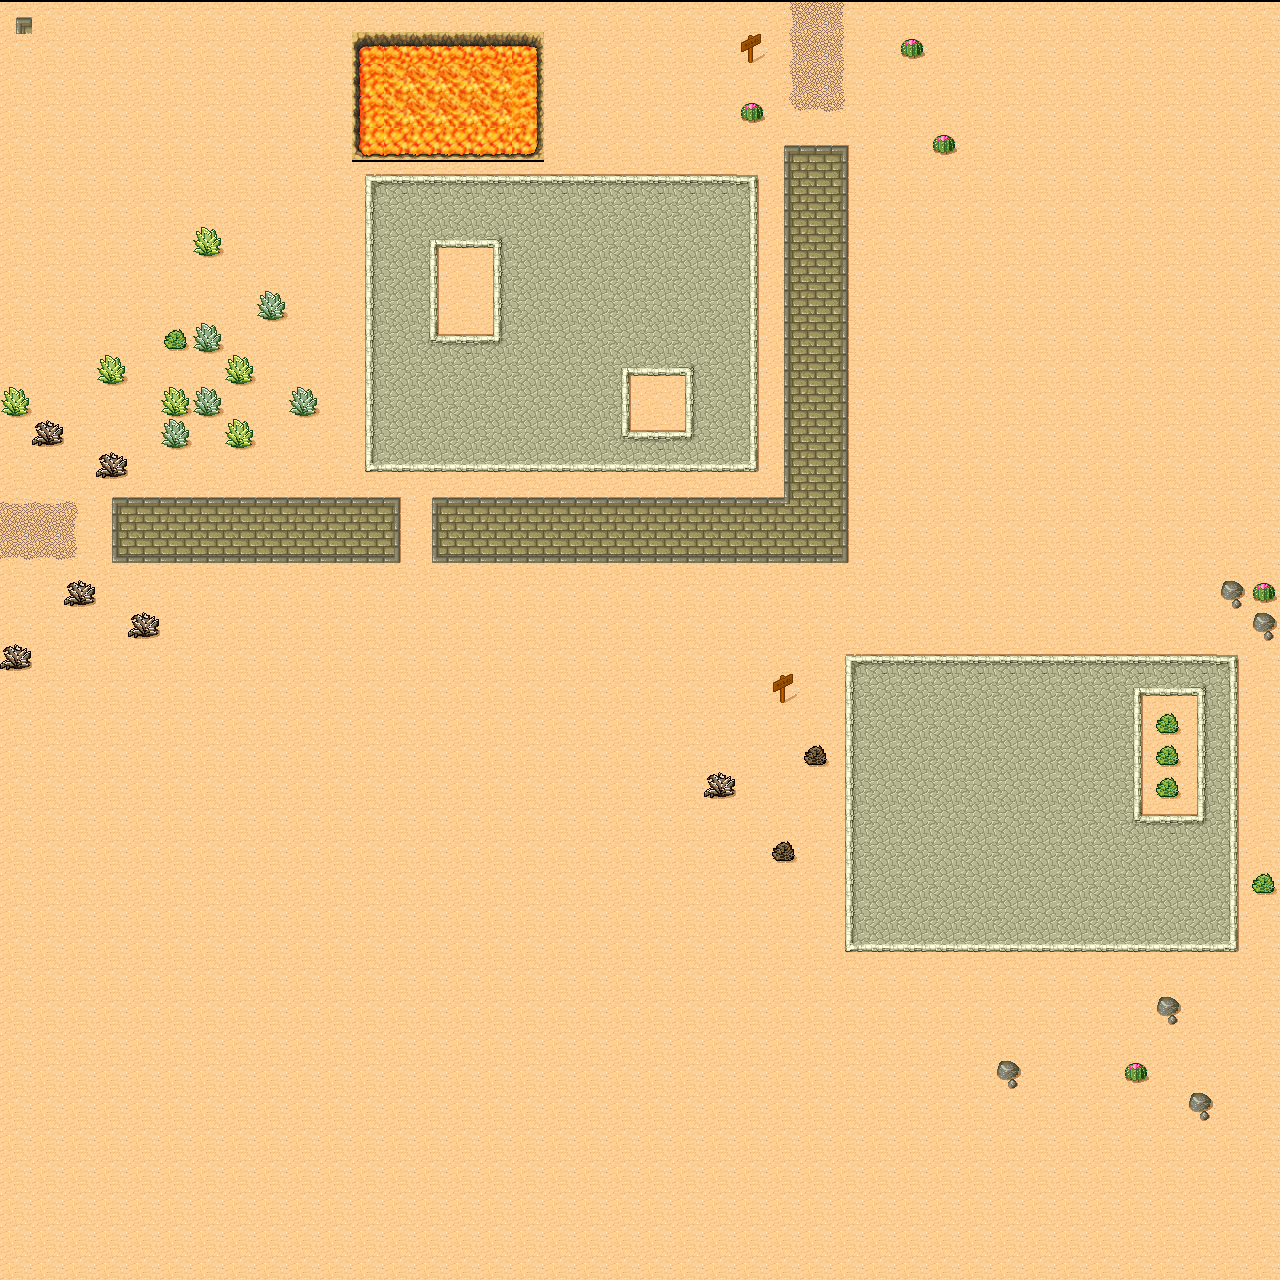

This game map was drawn from its Tiled (.tmx) file and the tilesets committed beside it. A one-line description and the trimmed map source follow:
An orthogonal 40x40 tile map with 32x32 px tiles, 1 tile layer (Ground), 28 tilesets and 19 objects (10x AcidLake, 4x Base, 4x SaltCave, Info).

<map version="1.4" tiledversion="1.4.3" orientation="orthogonal" renderorder="right-down" width="40" height="40" tilewidth="32" tileheight="32" infinite="0" nextlayerid="5" nextobjectid="83">
 <tileset firstgid="1" source="desert.tsx" />
 <tileset firstgid="49" name="Sewer" tilewidth="24" tileheight="24" tilecount="72" columns="8">
  <image source="sewer_tileset.png" trans="ff00ff" width="192" height="217" />
  <tile id="33">
   <properties>
    <property name="tileprop" value="sd" />
   </properties>
  </tile>
  <tile id="44">
   <properties>
    <property name="tileproperty" value="tobeparsed" />
   </properties>
  </tile>
 </tileset>
 <tileset firstgid="121" source="alien.tsx" />
 <tileset firstgid="127" source="alien_1.tsx" />
 <tileset firstgid="133" source="alien_2.tsx" />
 <tileset firstgid="139" source="alien_3.tsx" />
 <tileset firstgid="145" source="lava.tsx" />
 <tileset firstgid="289" source="lava11.tsx" />
 <tileset firstgid="353" source="lavvv12.tsx" />
 <tileset firstgid="485" source="base_cave.tsx" />
 <tileset firstgid="486" source="green_base.tsx" />
 <tileset firstgid="487" source="red_base.tsx" />
 <tileset firstgid="488" source="blue_base.tsx" />
 <tileset firstgid="489" source="purple_base.tsx" />
 <tileset firstgid="490" source="acid_lakes.tsx" />
 <tileset firstgid="506" source="salt_cave.tsx" />
 <tileset firstgid="507" source="hunter.tsx" />
 <tileset firstgid="513" source="hunter_1.tsx" />
 <tileset firstgid="519" source="hunter_2.tsx" />
 <tileset firstgid="525" source="hunter_3.tsx" />
 <tileset firstgid="531" source="assault.tsx" />
 <tileset firstgid="537" source="assault_1.tsx" />
 <tileset firstgid="543" source="assault_2.tsx" />
 <tileset firstgid="549" source="assault_3.tsx" />
 <tileset firstgid="555" source="invader.tsx" />
 <tileset firstgid="561" source="invader_1.tsx" />
 <tileset firstgid="567" source="invader_2.tsx" />
 <tileset firstgid="573" source="invader_3.tsx" />
 <layer id="1" name="Ground" width="40" height="40">
  <properties>
   <property name="dummy property" value="44" />
  </properties>
  <data>[1600 cells, 1600 non-empty, 49 distinct tile ids]</data>
 </layer>
 <objectgroup color="#00a49f" id="3" name="Objects">
  <properties>
   <property name="dfsd" value="345" />
  </properties>
  <object id="41" name="green_base" type="Base" gid="486" x="1088" y="192" width="128" height="128">
   <properties>
    <property name="colony_id" value="0" />
    <property name="max_health" value="10000" />
   </properties>
  </object>
  <object id="42" name="red_base" type="Base" gid="487" x="96" y="180" width="128" height="128">
   <properties>
    <property name="colony_id" value="2" />
    <property name="max_health" value="10000" />
   </properties>
  </object>
  <object id="43" name="blue_base" type="Base" gid="488" x="96" y="1152" width="128" height="128">
   <properties>
    <property name="colony_id" value="1" />
    <property name="max_health" value="10000" />
   </properties>
  </object>
  <object id="44" name="purple_base" type="Base" gid="489" x="928" y="864" width="128" height="128">
   <properties>
    <property name="colony_id" value="3" />
    <property name="max_health" value="10000" />
   </properties>
  </object>
  <object id="50" name="green_lake_1" type="AcidLake" gid="490" x="928" y="319" width="64" height="64">
   <properties>
    <property name="max_num_workers" value="4" />
    <property name="max_resource_delta" value="12" />
    <property name="point_id" value="0" />
   </properties>
  </object>
  <object id="51" name="green_lake_2" type="AcidLake" gid="490" x="961" y="96" width="64" height="64">
   <properties>
    <property name="max_num_workers" value="4" />
    <property name="max_resource_delta" value="12" />
    <property name="point_id" value="1" />
   </properties>
  </object>
  <object id="53" name="bastion_lake_1" type="AcidLake" gid="494" x="433" y="304" width="64" height="64">
   <properties>
    <property name="max_num_workers" value="4" />
    <property name="max_resource_delta" value="12" />
    <property name="point_id" value="2" />
   </properties>
  </object>
  <object id="54" name="blue_lake_2" type="AcidLake" gid="496" x="129" y="863" width="64" height="64">
   <properties>
    <property name="max_num_workers" value="4" />
    <property name="max_resource_delta" value="12" />
    <property name="point_id" value="3" />
   </properties>
  </object>
  <object id="55" name="blue_lake_1" type="AcidLake" gid="496" x="384" y="992" width="64" height="64">
   <properties>
    <property name="max_num_workers" value="4" />
    <property name="max_resource_delta" value="12" />
    <property name="point_id" value="4" />
   </properties>
  </object>
  <object id="56" name="red_lake_2" type="AcidLake" gid="498" x="97" y="448" width="64" height="64">
   <properties>
    <property name="max_num_workers" value="4" />
    <property name="max_resource_delta" value="12" />
    <property name="point_id" value="5" />
   </properties>
  </object>
  <object id="57" name="red_lake_1" type="AcidLake" gid="498" x="577" y="129" width="64" height="64">
   <properties>
    <property name="max_num_workers" value="4" />
    <property name="max_resource_delta" value="12" />
    <property name="point_id" value="6" />
   </properties>
  </object>
  <object id="58" name="purple_lake_1" type="AcidLake" gid="504" x="961" y="640" width="64" height="64">
   <properties>
    <property name="max_num_workers" value="4" />
    <property name="max_resource_delta" value="12" />
    <property name="point_id" value="7" />
   </properties>
  </object>
  <object id="59" name="purple_lake_2" type="AcidLake" gid="504" x="577" y="863" width="64" height="64">
   <properties>
    <property name="max_num_workers" value="4" />
    <property name="max_resource_delta" value="12" />
    <property name="point_id" value="8" />
   </properties>
  </object>
  <object id="61" name="bastion_lake_2" type="AcidLake" gid="494" x="626" y="433" width="64" height="64">
   <properties>
    <property name="max_num_workers" value="4" />
    <property name="max_resource_delta" value="12" />
    <property name="point_id" value="9" />
   </properties>
  </object>
  <object id="62" name="salt_cave_4" type="SaltCave" gid="506" x="352" y="672" width="64" height="64">
   <properties>
    <property name="max_num_workers" value="3" />
    <property name="max_resource_delta" value="9" />
    <property name="point_id" value="10" />
   </properties>
  </object>
  <object id="63" name="salt_cave_3" type="SaltCave" gid="506" x="640" y="288" width="64" height="64">
   <properties>
    <property name="max_num_workers" value="3" />
    <property name="max_resource_delta" value="9" />
    <property name="point_id" value="11" />
   </properties>
  </object>
  <object id="64" name="salt_cave_2" type="SaltCave" gid="506" x="768" y="1120" width="64" height="64">
   <properties>
    <property name="max_num_workers" value="3" />
    <property name="max_resource_delta" value="9" />
    <property name="point_id" value="12" />
   </properties>
  </object>
  <object id="65" name="salt_cave_1" type="SaltCave" gid="506" x="1152" y="416" width="64" height="64">
   <properties>
    <property name="max_num_workers" value="3" />
    <property name="max_resource_delta" value="9" />
    <property name="point_id" value="13" />
   </properties>
  </object>
  <object id="81" name="Informer" type="Info" x="12" y="12">
   <properties>
    <property name="max_base_id" value="3" />
   </properties>
  </object>
 </objectgroup>
</map>
